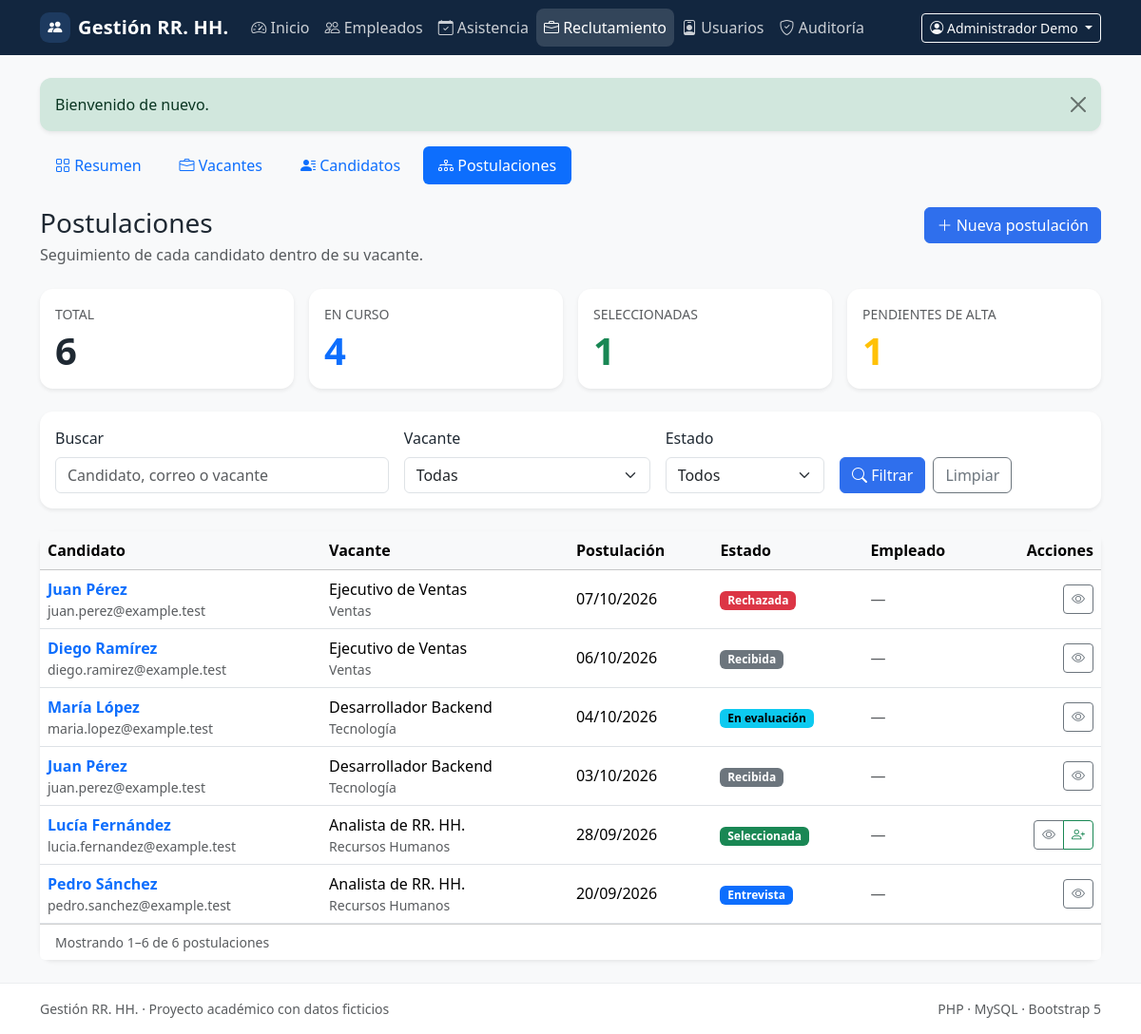
The app's page /applications (signed in) with its own data.
### tables this page shows
CREATE TABLE IF NOT EXISTS users (
    id BIGINT UNSIGNED NOT NULL AUTO_INCREMENT,
    name VARCHAR(120) NOT NULL,
    email VARCHAR(190) NOT NULL,
    password_hash VARCHAR(255) NOT NULL,
    password_changed_at DATETIME(6) NULL,
    role ENUM('admin', 'hr') NOT NULL DEFAULT 'hr',
    is_active TINYINT(1) NOT NULL DEFAULT 1,
    last_login_at DATETIME NULL,
    created_at TIMESTAMP NOT NULL DEFAULT CURRENT_TIMESTAMP,
    updated_at TIMESTAMP NOT NULL DEFAULT CURRENT_TIMESTAMP ON UPDATE CURRENT_TIMESTAMP,
    PRIMARY KEY (id),
    UNIQUE KEY uq_users_email (email),
    KEY idx_users_role_active (role, is_active)
);

CREATE TABLE IF NOT EXISTS applications (
    id BIGINT UNSIGNED NOT NULL AUTO_INCREMENT,
    candidate_id BIGINT UNSIGNED NOT NULL,
    vacancy_id BIGINT UNSIGNED NOT NULL,
    applied_at DATETIME NOT NULL DEFAULT CURRENT_TIMESTAMP,
    status ENUM('received', 'screening', 'interview', 'selected', 'rejected') NOT NULL DEFAULT 'received',
    notes TEXT NULL,
    employee_id BIGINT UNSIGNED NULL,
    created_by BIGINT UNSIGNED NULL,
    updated_by BIGINT UNSIGNED NULL,
    created_at TIMESTAMP NOT NULL DEFAULT CURRENT_TIMESTAMP,
    updated_at TIMESTAMP NOT NULL DEFAULT CURRENT_TIMESTAMP ON UPDATE CURRENT_TIMESTAMP,
    PRIMARY KEY (id),
    UNIQUE KEY uq_applications_candidate_vacancy (candidate_id, vacancy_id),
    KEY idx_applications_vacancy (vacancy_id),
    KEY idx_applications_status (status),
    KEY idx_applications_employee (employee_id),
    CONSTRAINT fk_applications_candidate
        FOREIGN KEY (candidate_id) REFERENCES candidates (id)
        ON UPDATE CASCADE ON DELETE RESTRICT,
    CONSTRAINT fk_applications_vacancy
        FOREIGN KEY (vacancy_id) REFERENCES vacancies (id)
        ON UPDATE CASCADE ON DELETE RESTRICT,
    CONSTRAINT fk_applications_employee
        FOREIGN KEY (employee_id) REFERENCES employees (id)
        ON UPDATE CASCADE ON DELETE SET NULL,
    CONSTRAINT fk_applications_created_by
        FOREIGN KEY (created_by) REFERENCES users (id)
        ON UPDATE CASCADE ON DELETE SET NULL,
    CONSTRAINT fk_applications_updated_by
        FOREIGN KEY (updated_by) REFERENCES users (id)
        ON UPDATE CASCADE ON DELETE SET NULL
);

CREATE TABLE IF NOT EXISTS candidates (
    id BIGINT UNSIGNED NOT NULL AUTO_INCREMENT,
    first_name VARCHAR(80) NOT NULL,
    last_name VARCHAR(80) NOT NULL,
    email VARCHAR(190) NOT NULL,
    phone VARCHAR(30) NULL,
    notes TEXT NULL,
    created_by BIGINT UNSIGNED NULL,
    updated_by BIGINT UNSIGNED NULL,
    created_at TIMESTAMP NOT NULL DEFAULT CURRENT_TIMESTAMP,
    updated_at TIMESTAMP NOT NULL DEFAULT CURRENT_TIMESTAMP ON UPDATE CURRENT_TIMESTAMP,
    PRIMARY KEY (id),
    UNIQUE KEY uq_candidates_email (email),
    KEY idx_candidates_name (last_name, first_name),
    CONSTRAINT fk_candidates_created_by
        FOREIGN KEY (created_by) REFERENCES users (id)
        ON UPDATE CASCADE ON DELETE SET NULL,
    CONSTRAINT fk_candidates_updated_by
        FOREIGN KEY (updated_by) REFERENCES users (id)
        ON UPDATE CASCADE ON DELETE SET NULL
);

CREATE TABLE IF NOT EXISTS vacancies (
    id BIGINT UNSIGNED NOT NULL AUTO_INCREMENT,
    title VARCHAR(150) NOT NULL,
    description TEXT NULL,
    department_id BIGINT UNSIGNED NOT NULL,
    position_id BIGINT UNSIGNED NULL,
    opening_date DATE NOT NULL,
    closing_date DATE NULL,
    status ENUM('open', 'closed') NOT NULL DEFAULT 'open',
    created_by BIGINT UNSIGNED NULL,
    updated_by BIGINT UNSIGNED NULL,
    created_at TIMESTAMP NOT NULL DEFAULT CURRENT_TIMESTAMP,
    updated_at TIMESTAMP NOT NULL DEFAULT CURRENT_TIMESTAMP ON UPDATE CURRENT_TIMESTAMP,
    PRIMARY KEY (id),
    KEY idx_vacancies_status (status),
    KEY idx_vacancies_department (department_id),
    KEY idx_vacancies_opening_date (opening_date),
    CONSTRAINT fk_vacancies_department
        FOREIGN KEY (department_id) REFERENCES departments (id)
        ON UPDATE CASCADE ON DELETE RESTRICT,
    CONSTRAINT fk_vacancies_position
        FOREIGN KEY (position_id) REFERENCES positions (id)
        ON UPDATE CASCADE ON DELETE RESTRICT,
    CONSTRAINT fk_vacancies_created_by
        FOREIGN KEY (created_by) REFERENCES users (id)
        ON UPDATE CASCADE ON DELETE SET NULL,
    CONSTRAINT fk_vacancies_updated_by
        FOREIGN KEY (updated_by) REFERENCES users (id)
        ON UPDATE CASCADE ON DELETE SET NULL,
    CONSTRAINT chk_vacancies_dates
        CHECK (closing_date IS NULL OR closing_date >= opening_date)
);

### src/Modules/Recruitment/Views/applications/index.php (the view, shortened to what the rows shown need)
<?php
$activeTab = 'applications';
require dirname(__DIR__) . '/partials/tabs.php';
$statusClasses = [
    'received' => 'secondary',
    'screening' => 'info',
    'interview' => 'primary',
    'selected' => 'success',
    'rejected' => 'danger',
];
?>
<div class="d-flex flex-wrap justify-content-between align-items-start gap-3 mb-4">
    <div>
        <h1 class="h3 mb-1">Postulaciones</h1>
    </div>
</div>
<div class="card border-0 shadow-sm">
    <?php if ($pagination['items'] === []): ?>
        <div class="card-body py-5 text-center">
            <i class="bi bi-diagram-3 display-5 text-body-tertiary"></i>
            <h2 class="h5 mt-3">No hay postulaciones que coincidan</h2>
            <p class="text-body-secondary mb-4">Prueba con otros filtros o registra una postulación nueva.</p>
            <div class="d-flex flex-wrap justify-content-center gap-2">
                <a href="/applications" class="btn btn-outline-secondary">Limpiar filtros</a>
                <a href="/applications/create" class="btn btn-primary">Registrar postulación</a>
            </div>
        </div>
    <?php else: ?>
        <div class="table-responsive">
            <table class="table table-hover align-middle mb-0">
                <thead class="table-light">
                <tr>
                    <th scope="col">Candidato</th>
                    <th scope="col">Vacante</th>
                    <th scope="col">Postulación</th>
                    <th scope="col">Estado</th>
                    <th scope="col">Empleado</th>
                    <th scope="col" class="text-end">Acciones</th>
                </tr>
                </thead>
                <tbody>
                <?php foreach ($pagination['items'] as $application): ?>
                    <tr>
                        <td>
                            <a class="fw-semibold text-decoration-none"
                               href="/applications/<?= (int) $application['id'] ?>">
                                <?= e((string) $application['candidate_name_natural']) ?>
                            </a>
                            <div class="small text-body-secondary"><?= e((string) $application['candidate_email']) ?></div>
                        </td>
                        <td>
                            <?= e((string) $application['vacancy_title']) ?>
                            <div class="small text-body-secondary">
                                <?= e((string) $application['vacancy_department_name']) ?>
                            </div>
                        </td>
                        <td><?= e(format_date((string) $application['applied_at'])) ?></td>
                        <td>
                            <span class="badge text-bg-<?= e($statusClasses[(string) $application['status']] ?? 'secondary') ?>">
                                <?= e(status_label((string) $application['status'])) ?>
                            </span>
                        </td>
                        <td>
                            <?php if ($application['employee_id'] !== null): ?>
                                <a href="/employees/<?= (int) $application['employee_id'] ?>">
                                    <?= e((string) ($application['employee_name'] ?? 'Ver empleado')) ?>
                                </a>
                            <?php else: ?>
                                <span class="text-body-secondary">—</span>
                            <?php endif; ?>
                        </td>
                        <td class="text-end">
                            <div class="btn-group btn-group-sm" role="group" aria-label="Acciones de la postulación">
                                <a href="/applications/<?= (int) $application['id'] ?>"
                                   class="btn btn-outline-secondary" title="Ver seguimiento" aria-label="Ver seguimiento">
                                    <i class="bi bi-eye"></i>
                                </a>
                                <?php if ((string) $application['status'] === 'selected' && $application['employee_id'] === null): ?>
                                    <a href="/applications/<?= (int) $application['id'] ?>/hire"
                                       class="btn btn-outline-success" title="Dar de alta" aria-label="Dar de alta">
                                        <i class="bi bi-person-plus"></i>
                                    </a>
                                <?php endif; ?>
                            </div>
                        </td>
                    </tr>
                <?php endforeach; ?>
                </tbody>
            </table>
        </div>
    <?php endif; ?>
</div>

### src/Shared/Views/layouts/app.php (shortened to what the rows shown need)
<!doctype html>
<html lang="es">
<head>
    <link href="https://cdn.jsdelivr.net/npm/bootstrap@5.3.3/dist/css/bootstrap.min.css" rel="stylesheet">
    <link href="https://cdn.jsdelivr.net/npm/bootstrap-icons@1.11.3/font/bootstrap-icons.min.css" rel="stylesheet">
    <link href="<?= e(asset('css/app.css')) ?>" rel="stylesheet">
</head>
<body class="bg-body-tertiary d-flex flex-column min-vh-100">
<nav class="navbar navbar-expand-lg navbar-dark app-navbar">
    <div class="container">
        <div class="collapse navbar-collapse" id="mainNavigation">
            <?php if ($currentUser !== null): ?>
                <div class="dropdown">
                    <button class="btn btn-sm btn-outline-light dropdown-toggle" type="button"
                            data-bs-toggle="dropdown" aria-expanded="false">
                        <i class="bi bi-person-circle"></i>
                        <?= e((string) $currentUser['name']) ?>
                    </button>
                </div>
            <?php endif; ?>
        </div>
    </div>
</nav>
<main class="flex-grow-1 py-4">
    <div class="container">
        <?php require __DIR__ . '/../partials/flash.php'; ?>
        <?= $content ?>
    </div>
</main>
</body>
</html>

### records on screen
users: name "Administrador Demo"
applications: candidate_name_natural "Juan Pérez", candidate.email "juan.perez@example.test", vacancy.title "Ejecutivo de Ventas", vacancy_department_name "Ventas", applied_at "07/10/2026", status "Rechazada"
applications: candidate_name_natural "Diego Ramírez", candidate.email "diego.ramirez@example.test", vacancy.title "Ejecutivo de Ventas", vacancy_department_name "Ventas", applied_at "06/10/2026", status "Recibida"
applications: candidate_name_natural "María López", candidate.email "maria.lopez@example.test", vacancy.title "Desarrollador Backend", vacancy_department_name "Tecnología", applied_at "04/10/2026", status "En evaluación"
applications: candidate_name_natural "Juan Pérez", candidate.email "juan.perez@example.test", vacancy.title "Desarrollador Backend", vacancy_department_name "Tecnología", applied_at "03/10/2026", status "Recibida"
applications: candidate_name_natural "Lucía Fernández", candidate.email "lucia.fernandez@example.test", vacancy.title "Analista de RR. HH.", vacancy_department_name "Recursos Humanos", applied_at "28/09/2026", status "Seleccionada"
applications: candidate_name_natural "Pedro Sánchez", candidate.email "pedro.sanchez@example.test", vacancy.title "Analista de RR. HH.", vacancy_department_name "Recursos Humanos", applied_at "20/09/2026", status "Entrevista"

### other values on screen
$appName "Gestión RR. HH."
$item['label'] "Inicio"
$item['label'] "Empleados"
$item['label'] "Asistencia"
$item['label'] "Reclutamiento"
$item['label'] "Usuarios"
$item['label'] "Auditoría"
$message['message'] "Bienvenido de nuevo."
$tab['label'] "Resumen"
$tab['label'] "Vacantes"
$tab['label'] "Candidatos"
$tab['label'] "Postulaciones"
$summary['total'] "6"
$inProcess "4"
$summary['selected'] "1"
